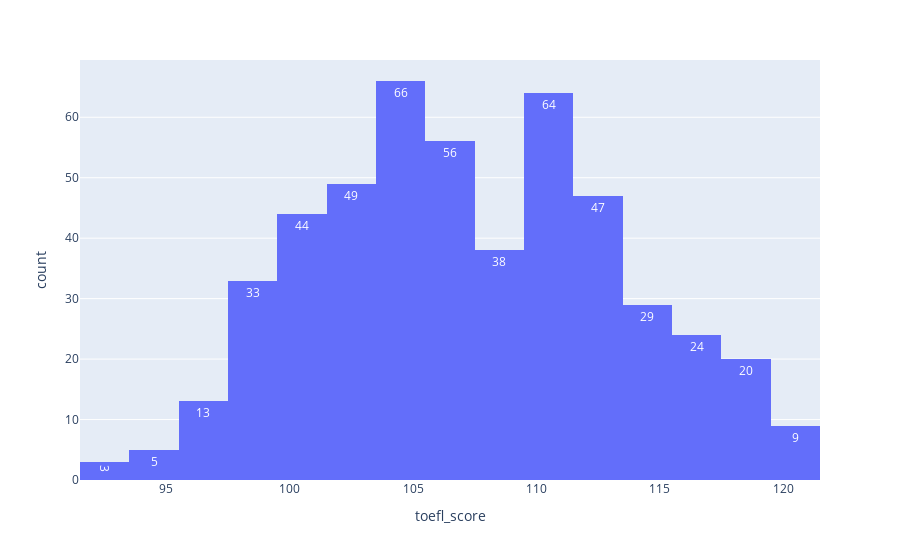

Notebook source saved alongside this figure:
### Code cell
px.histogram(df,x=cols[1],text_auto=True)

### Figure 1 — Plotly figure (JSON) as saved in the notebook; plotly's stock layout.template omitted (floating-point values rounded to 4 significant figures; data arrays with more than 128 entries replaced by an {"elided": "..."} marker saying what was removed)
{"data": [{"alignmentgroup": "True", "bingroup": "x", "hovertemplate": "toefl_score=%{x}<br>count=%{y}<extra></extra>", "legendgroup": "", "marker": {"color": "#636efa", "pattern": {"shape": ""}}, "name": "", "offsetgroup": "", "orientation": "v", "showlegend": false, "texttemplate": "%{value}", "type": "histogram", "x": {"elided": "500 int values"}, "xaxis": "x", "yaxis": "y"}], "layout": {"barmode": "relative", "legend": {"tracegroupgap": 0}, "margin": {"t": 60}, "xaxis": {"anchor": "y", "domain": [0, 1], "title": {"text": "toefl_score"}}, "yaxis": {"anchor": "x", "domain": [0, 1], "title": {"text": "count"}}}}
